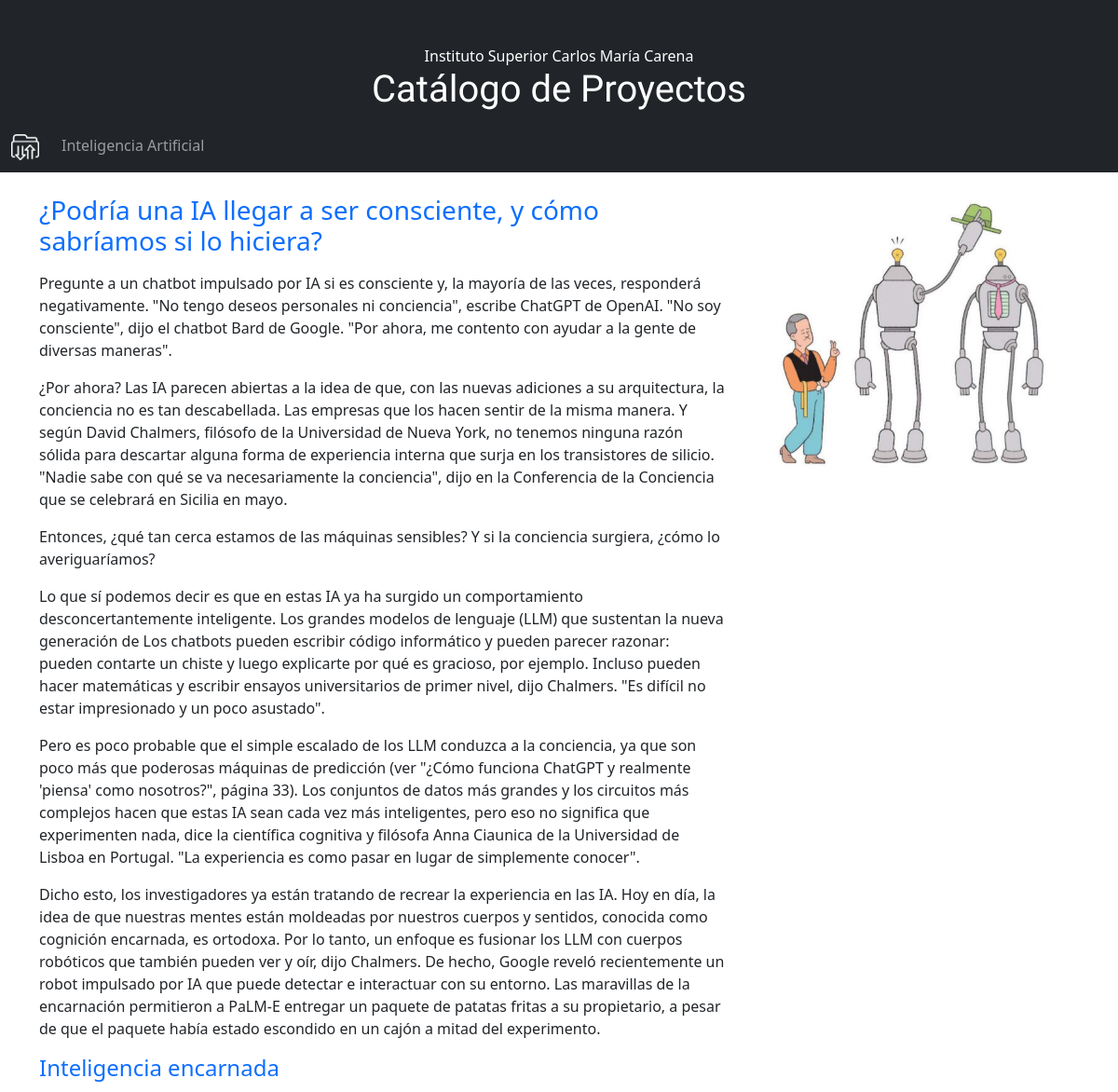
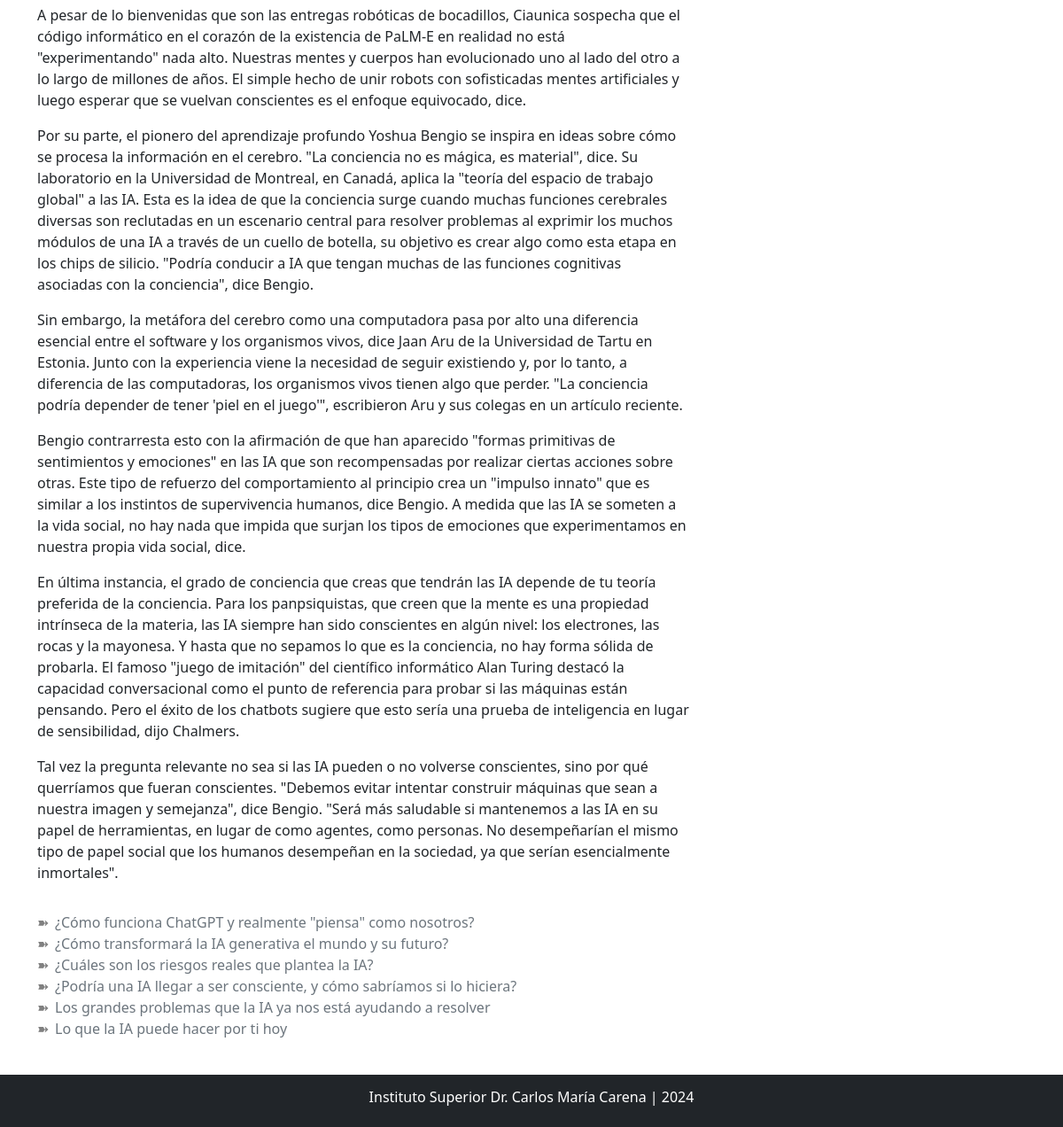
Screenshot of /ia/seccion/4/ with the database file from the repository (2 pictures, top to bottom).
### FeriaCiencias/models.py (models this page shows, shortened)
class Proyecto(models.Model):
    id = models.IntegerField(primary_key=True)
    nombre = models.CharField(max_length=50)
    titulo = models.CharField(max_length=100)
    descripcion = models.TextField()
    imagen = models.CharField(max_length=100)
    link = models.CharField(max_length=100, default='', null=True)

class Seccion(models.Model):
    id = models.IntegerField(primary_key=True)
    titulo = models.CharField(max_length=100)
    descripcion = models.TextField()
    imagen = models.CharField(max_length=100)
    idProyecto = models.ForeignKey(Proyecto, on_delete=models.PROTECT)
    link = models.CharField(max_length=100, default='', null=True)

class Articulo(models.Model):
    id = models.IntegerField(primary_key=True)
    titulo = models.CharField(max_length=100)
    descripcion = models.TextField()
    idSeccion = models.ForeignKey(Seccion, on_delete=models.PROTECT)
    link = models.CharField(max_length=100, default='', null=True)

### FeriaCiencias/views.py (the view)
# urls.py: path('ia/seccion/<int:pk>/', views.seccion, name='seccion'),
def seccion(request, pk):
    proyectos = Proyecto.objects.all()
    secciones = Seccion.objects.all()
    seccion = Seccion.objects.get(id=pk)
    articulos = Articulo.objects.filter(idSeccion__titulo__icontains=seccion.titulo)
    context = {"proyectos": proyectos, "secciones": secciones, "seccion": seccion, "articulos": articulos}
    return render(request, "ia/seccion.html", context)

### Carena/templates/IA/seccion.html
{% extends "base.html" %}
{% load static %}
{% block content %}
    <div id="contenido" class="container">
        <div class="row">
            <div class="col-md-8">
                <h3 class="text-primary pb-2">{{ seccion.titulo }}</h3>
                {{ seccion.descripcion|safe }}
                {% for a in articulos %}
                    <h4 class="text-primary pb-2">{{ a.titulo }}</h4>
                    {{ a.descripcion|safe }}
                {% endfor %}
            </div>
            <div class="col-md-4" id="imagen"
                 style="background-image: url('{% static seccion.imagen %}');
                         background-position: center;
                         height: 300px;
                         background-size: contain;
                         background-repeat: no-repeat">
            </div>
        </div>
        <div class="row">
            <div class="col-12 pt-3 text-secondary">
                <ul class="lista-flechas">
                {% for s in secciones %}
                    <li><a class="text-decoration-none text-secondary" href="{{ s.link }}/{{ s.id }}">{{ s.titulo }}</a></li>
                {% endfor %}
                </ul>
            </div>
        </div>
    </div>
{% endblock %}

### Carena/templates/base.html (shortened to what this page needs)
{% load static %}
<!DOCTYPE html>
<html lang="en">
<head>
    {% load bootstrap5 %}
    {% bootstrap_css %}
    <link rel="stylesheet" href="{% static 'estilos.css' %}">
</head>
<body>
    <div class="d-flex flex-column min-vh-100">
        <header class="container-fluid bg-dark text-white text-center" style="padding-top: 3rem;">
            <p style="margin-bottom: 0;">Instituto Superior Carlos María Carena</p>
            <h1 class="anton-sc-regular">Catálogo de Proyectos</h1>
        </header>
        <nav class="navbar navbar-expand-sm bg-dark navbar-dark sticky-top mb-4">
            <div class="container-fluid">
                <a class="navbar-brand" href="/index">
                    <img src="{% static '/img/LogoCarpeta.png' %}" style="width: 30px;")>
                </a>
                <div class="collapse navbar-collapse" id="collapsibleNavbar">
                    <ul class="navbar-nav">
                        {% for p in proyectos %}
                        <li class="nav-item">
                            <a class="nav-link" href="{{ p.link }}/{{ p.id }}">{{ p.nombre }}</a>
                        </li>
                        {% endfor %}
                    </ul>
                </div>
            </div>
        </nav>
        <main class="flex-fill">
            {% block content %}
            {% endblock %}
        </main>
        <footer class="container-fluid bg-dark text-center p-3 text-white mt-4">
            <h6>Instituto Superior Dr. Carlos María Carena | 2024</h6>
        </footer>
    </div>
</body>
</html>

### Carena/static/estilos.css (style rules this page uses)
body { margin: 0; padding: 0; min-height: 100vh; box-sizing: border-box; }
ul.lista-flechas { list-style-type: none; padding: 0; }
ul.lista-flechas li { position: relative; padding-left: 20px; }
ul.lista-flechas li::before { content: '\27BD'; position: absolute; left: 0; color: grey; }

### Carena/templates/base.html (style rules this page uses)
.anton-sc-regular { font-family: "Anton SC", sans-serif; font-weight: 400; font-style: normal; }

### rows the page displays
Proyecto: nombre "Inteligencia Artificial"
Seccion: titulo "¿Podría una IA llegar a ser consciente, y cómo sabríamos si lo hiciera?", descripcion "Pregunte a un chatbot impulsado por IA si es consciente y, la mayoría de las veces, responderá negativamente. \"No tengo deseos personales ni conciencia\", escribe ChatGPT de OpenAI. \"No soy consciente\", dijo el chatbot Bard de Google. \"Por ahora, me contento con ayudar a la gente de diversas maneras\". ¿Por ahora? Las IA parecen abiertas a la idea de que, con las nuevas adiciones a su arquitectura, la conciencia no es tan descabellada. Las empresas que los hacen sentir de la misma manera. Y según David Chalmers, filósofo de la Universidad de Nueva York, no tenemos ninguna razón sólida para descartar alguna forma de experiencia interna que surja en los transistores de silicio. \"Nadie sabe con…", imagen (picture)
Articulo: titulo "Inteligencia encarnada", descripcion "A pesar de lo bienvenidas que son las entregas robóticas de bocadillos, Ciaunica sospecha que el código informático en el corazón de la existencia de PaLM-E en realidad no está \"experimentando\" nada alto. Nuestras mentes y cuerpos han evolucionado uno al lado del otro a lo largo de millones de años. El simple hecho de unir robots con sofisticadas mentes artificiales y luego esperar que se vuelvan conscientes es el enfoque equivocado, dice. Por su parte, el pionero del aprendizaje profundo Yoshua Bengio se inspira en ideas sobre cómo se procesa la información en el cerebro. \"La conciencia no es mágica, es material\", dice. Su laboratorio en la Universidad de Montreal, en Canadá, aplica la…"
Seccion: titulo "¿Cómo funciona ChatGPT y realmente \"piensa\" como nosotros?"
Seccion: titulo "¿Cómo transformará la IA generativa el mundo y su futuro?"
Seccion: titulo "¿Cuáles son los riesgos reales que plantea la IA?"
Seccion: titulo "Los grandes problemas que la IA ya nos está ayudando a resolver"
Seccion: titulo "Lo que la IA puede hacer por ti hoy"
